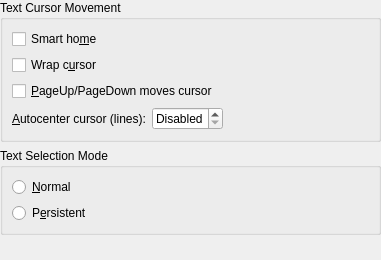
<ui version="4.0" >
 <author></author>
 <comment></comment>
 <exportmacro></exportmacro>
 <class>CursorConfigWidget</class>
 <widget class="QWidget" name="CursorConfigWidget" >
  <property name="geometry" >
   <rect>
    <x>0</x>
    <y>0</y>
    <width>381</width>
    <height>260</height>
   </rect>
  </property>
  <layout class="QVBoxLayout" >
   <property name="margin" >
    <number>0</number>
   </property>
   <property name="spacing" >
    <number>6</number>
   </property>
   <item>
    <widget class="QGroupBox" name="gbCursorMovement" >
     <property name="title" >
      <string>Text Cursor Movement</string>
     </property>
     <layout class="QVBoxLayout" >
      <property name="margin" >
       <number>9</number>
      </property>
      <property name="spacing" >
       <number>6</number>
      </property>
      <item>
       <widget class="QCheckBox" name="chkSmartHome" >
        <property name="whatsThis" >
         <string>When selected, pressing the home key will cause the cursor to skip whitespace and go to the start of a line's text.</string>
        </property>
        <property name="text" >
         <string>Smart ho&amp;me</string>
        </property>
       </widget>
      </item>
      <item>
       <widget class="QCheckBox" name="chkWrapCursor" >
        <property name="whatsThis" >
         <string>&lt;p>When on, moving the insertion cursor using the &lt;b>Left&lt;/b> and &lt;b>Right&lt;/b> keys will go on to previous/next line at beginning/end of the line, similar to most editors.&lt;/p>&lt;p>When off, the insertion cursor cannot be moved left of the line start, but it can be moved off the line end, which can be very handy for programmers.&lt;/p></string>
        </property>
        <property name="text" >
         <string>Wrap c&amp;ursor</string>
        </property>
       </widget>
      </item>
      <item>
       <widget class="QCheckBox" name="chkPagingMovesCursor" >
        <property name="whatsThis" >
         <string>Selects whether the PageUp and PageDown keys should alter the vertical position of the cursor relative to the top of the view.</string>
        </property>
        <property name="text" >
         <string>&amp;PageUp/PageDown moves cursor</string>
        </property>
       </widget>
      </item>
      <item>
       <layout class="QHBoxLayout" >
        <property name="margin" >
         <number>0</number>
        </property>
        <property name="spacing" >
         <number>6</number>
        </property>
        <item>
         <widget class="QLabel" name="lblAutoCenterCursor" >
          <property name="text" >
           <string>&amp;Autocenter cursor (lines):</string>
          </property>
          <property name="buddy" >
           <cstring>sbAutoCenterCursor</cstring>
          </property>
         </widget>
        </item>
        <item>
         <widget class="QSpinBox" name="sbAutoCenterCursor" >
          <property name="whatsThis" >
           <string>Sets the number of lines to maintain visible above and below the cursor when possible.</string>
          </property>
          <property name="specialValueText" >
           <string>Disabled</string>
          </property>
         </widget>
        </item>
        <item>
         <spacer>
          <property name="orientation" >
           <enum>Qt::Horizontal</enum>
          </property>
          <property name="sizeHint" >
           <size>
            <width>81</width>
            <height>20</height>
           </size>
          </property>
         </spacer>
        </item>
       </layout>
      </item>
     </layout>
    </widget>
   </item>
   <item>
    <widget class="QGroupBox" name="gbSelectionMode" >
     <property name="title" >
      <string>Text Selection Mode</string>
     </property>
     <layout class="QVBoxLayout" >
      <property name="margin" >
       <number>9</number>
      </property>
      <property name="spacing" >
       <number>6</number>
      </property>
      <item>
       <widget class="QRadioButton" name="rbNormal" >
        <property name="whatsThis" >
         <string>Selections will be overwritten by typed text and will be lost on cursor movement.</string>
        </property>
        <property name="text" >
         <string>&amp;Normal</string>
        </property>
       </widget>
      </item>
      <item>
       <widget class="QRadioButton" name="rbPersistent" >
        <property name="whatsThis" >
         <string>Selections will stay even after cursor movement and typing.</string>
        </property>
        <property name="text" >
         <string>P&amp;ersistent</string>
        </property>
       </widget>
      </item>
     </layout>
    </widget>
   </item>
   <item>
    <spacer>
     <property name="orientation" >
      <enum>Qt::Vertical</enum>
     </property>
     <property name="sizeHint" >
      <size>
       <width>381</width>
       <height>16</height>
      </size>
     </property>
    </spacer>
   </item>
  </layout>
 </widget>
 <pixmapfunction></pixmapfunction>
 <resources/>
 <connections/>
</ui>
